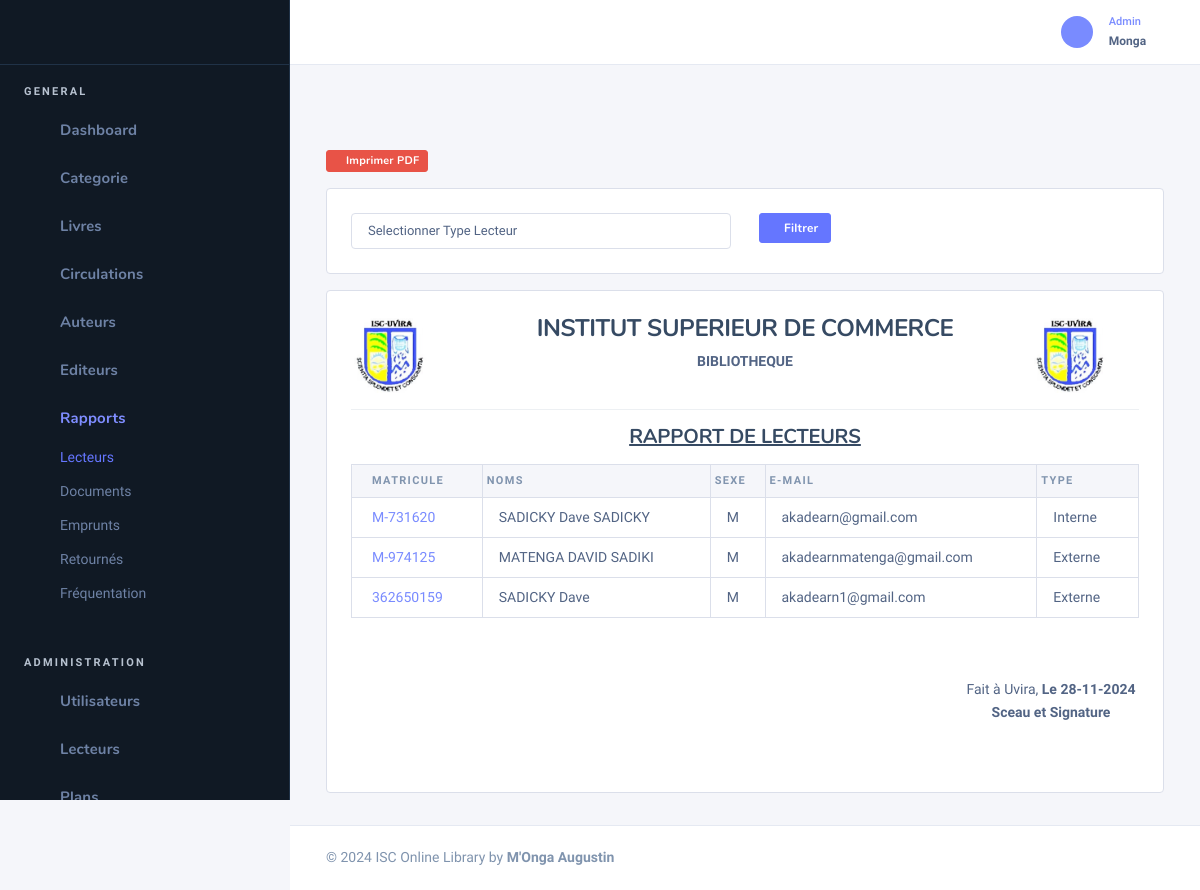
The page /rmember (signed in) on the database as committed earlier.
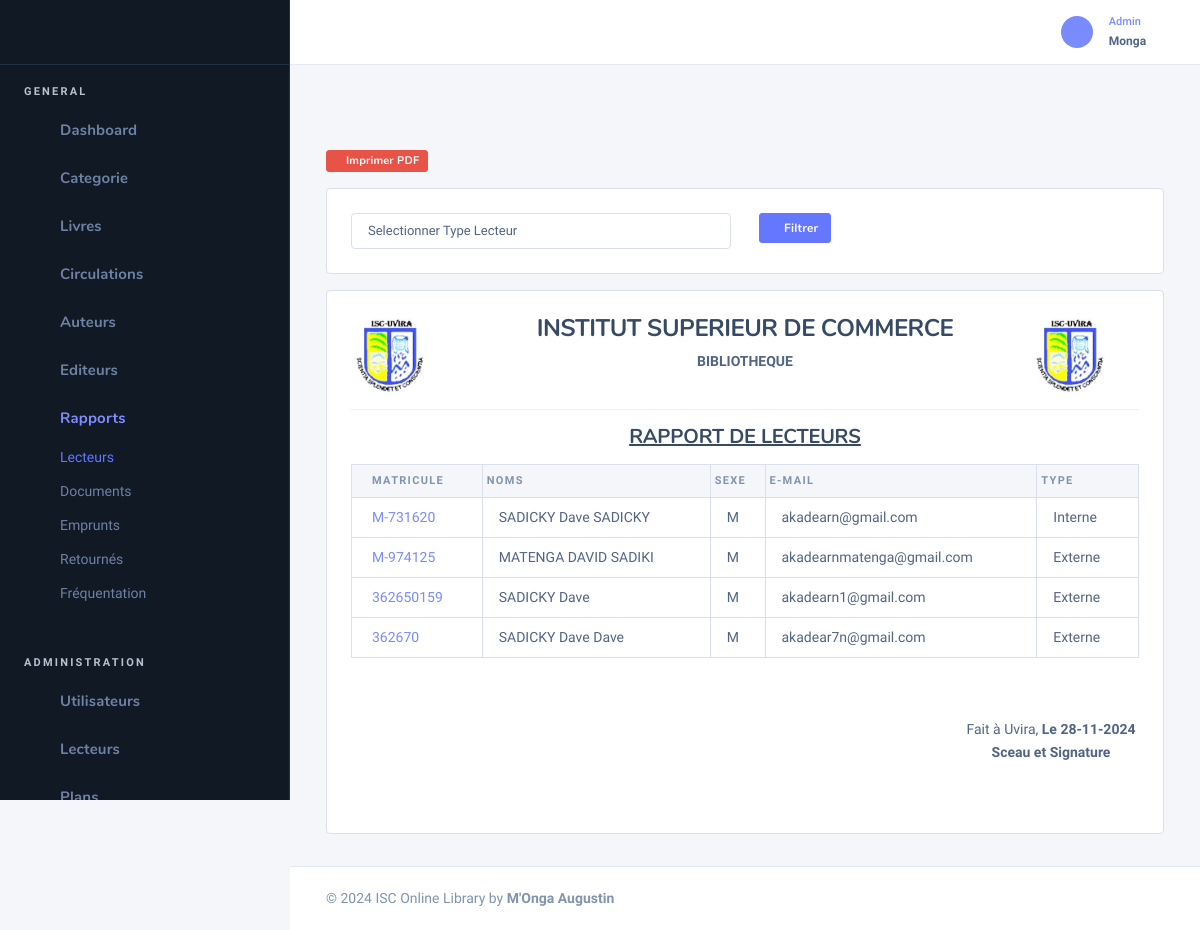
The same page on the database as committed later.
### tables this page shows
CREATE TABLE `tbl_members` (
  `id_member` int(11) NOT NULL,
  `nom` varchar(100) DEFAULT NULL,
  `postnom` varchar(100) DEFAULT NULL,
  `prenom` varchar(100) DEFAULT NULL,
  `sexe` enum('M','F') DEFAULT NULL,
  `card_number` varchar(100) DEFAULT NULL,
  `type` enum('I','E') DEFAULT NULL,
  `provenance` varchar(100) DEFAULT NULL,
  `contact_autorite` varchar(100) DEFAULT NULL,
  `matricule` varchar(100) DEFAULT NULL,
  `email` varchar(100) DEFAULT NULL,
  `adresse` varchar(100) DEFAULT NULL,
  `tel` varchar(50) NOT NULL,
  `code` varchar(150) NOT NULL,
  `verified_at` datetime DEFAULT NULL,
  `photo` varchar(150) NOT NULL,
  `statut` enum('0','1') NOT NULL,
  `classe_id` int(11) DEFAULT 0,
  `promotion` varchar(150) NOT NULL,
  `fonction` varchar(120) NOT NULL,
  `ville` varchar(150) NOT NULL
);

### Models/Admin/member.class.php (called while the page is built, shortened)
<?php
class Member
{
    public function getMembers()
    {
        $db = getConnection();
        $add = $db->prepare("SELECT * FROM tbl_members");
        $add->execute();
        $tbP = array();
        while ($data =  $add->fetchObject()) {
            $tbP[] = $data;
        }
        return $tbP;
    }
    public function getFaculties()
    {
        $db = getConnection();
        $add = $db->prepare("SELECT * FROM tbl_faculties");
        $add->execute();
        $tbP = array();
        while ($data =  $add->fetchObject()) {
            $tbP[] = $data;
        }
        return $tbP;
    }
}

### Vues/Admin/rmembers.php (the view, shortened to what the rows shown need)
<div class="nk-content-body pt-0">
    <div class="nk-block nk-block-lg">
        <div class="card card-bordered card-preview">
            <div class="card-inner">
                <?php if (isset($_POST['submit'])) : ?>
                    <table class="table table-bordered my-3">
                        <thead>
                            <tr class="tb-tnx-head">
                                <th>Matricule</th>
                                <th>Noms</th>
                                <th>Sexe</th>
                                <th>E-mail</th>
                                <th>Type</th>
                            </tr>
                        </thead>
                        <tbody>
                            <?php
                            require_once('Models/Admin/member.class.php');
                            $s = new Member();
                            @$type = $_POST['type'];
                            @$data = $s->getMembersType($type);
                            foreach ($data as $user) : ?>
                                <tr>
                                    <td><a href="index.php?p=detailL&id=<?= $user->id_member  ?>"><?= $user->matricule ?></a></td>
                                    <td><?= $user->nom ?> <?= $user->postnom ?> <?= $user->prenom ?></td>
                                    <td><?= $user->sexe ?></td>
                                    <td><?= $user->email ?></td>
                                    <td>
                                        <?php
                                        if ($user->type == 'I')
                                            echo 'Interne';
                                        else echo "Externe";
                                        ?>
                                    </td>
                                </tr>
                            <?php
                            endforeach ?>
                        </tbody>
                    </table>
                <?php else: ?>
                    <table class="table table-bordered my-3">
                        <thead>
                            <tr class="tb-tnx-head">
                                <th>Matricule</th>
                                <th>Noms</th>
                                <th>Sexe</th>
                                <th>E-mail</th>
                                <th>Type</th>
                            </tr>
                        </thead>
                        <tbody>
                            <?php
                            foreach ($data as $user) : ?>
                                <tr>
                                    <td><a href="index.php?p=detailL&id=<?= $user->id_member  ?>"><?= $user->matricule ?></a></td>
                                    <td><?= $user->nom ?> <?= $user->postnom ?> <?= $user->prenom ?></td>
                                    <td><?= $user->sexe ?></td>
                                    <td><?= $user->email ?></td>
                                    <td>
                                        <?php
                                        if ($user->type == 'I')
                                            echo 'Interne';
                                        else echo "Externe";
                                        ?>
                                    </td>
                                </tr>
                            <?php
                            endforeach ?>
                        </tbody>
                    </table>
                <?php endif ?>
            </div>
        </div>
    </div>
</div>

Rows that differ between the two databases and show on the page:
added tbl_members: matricule "362670", nom "SADICKY Dave", prenom "Dave", sexe "M", email "akadear7n@gmail.com", type "Externe"
